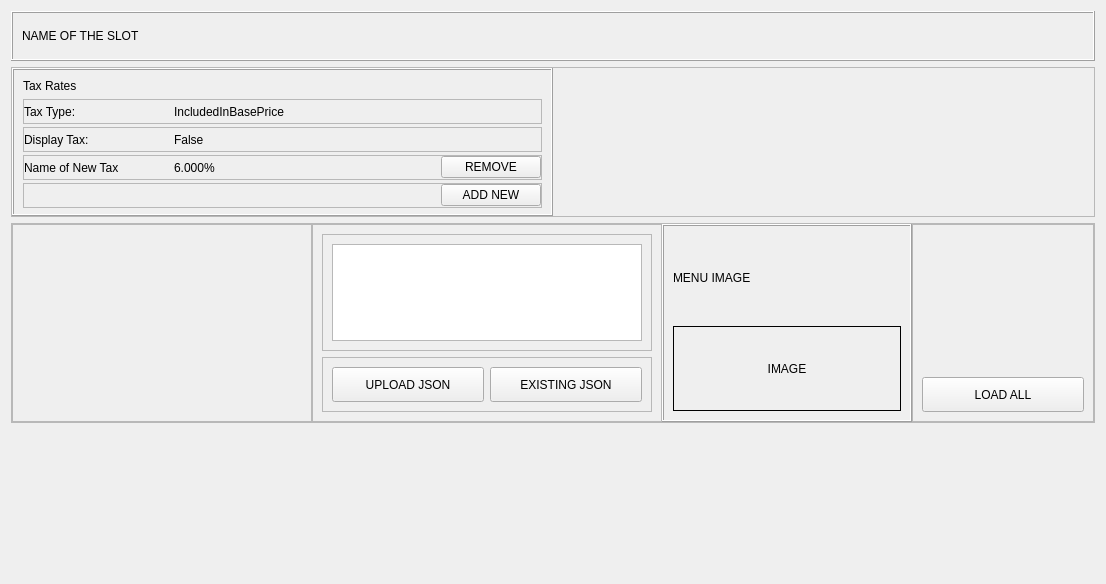
      <widget class="QWidget" name="slot4">
       <attribute name="title">
        <string>Página</string>
       </attribute>
       <layout class="QVBoxLayout" name="verticalLayout_5">
        <item>
         <widget class="QFrame" name="frameHeader_4">
          <property name="minimumSize">
           <size>
            <width>0</width>
            <height>50</height>
           </size>
          </property>
          <property name="maximumSize">
           <size>
            <width>16777215</width>
            <height>50</height>
           </size>
          </property>
          <property name="styleSheet">
           <string notr="true"/>
          </property>
          <property name="frameShape">
           <enum>QFrame::Box</enum>
          </property>
          <property name="frameShadow">
           <enum>QFrame::Raised</enum>
          </property>
          <layout class="QHBoxLayout" name="horizontalLayout_61">
           <item>
            <widget class="QLabel" name="nameOfSlot_4">
             <property name="text">
              <string>NAME OF THE SLOT</string>
             </property>
            </widget>
           </item>
           <item>
            <spacer name="horizontalSpacer_20">
             <property name="orientation">
              <enum>Qt::Horizontal</enum>
             </property>
             <property name="sizeHint" stdset="0">
              <size>
               <width>944</width>
               <height>20</height>
              </size>
             </property>
            </spacer>
           </item>
          </layout>
         </widget>
        </item>
        <item>
         <widget class="QFrame" name="frameMainTax_4">
          <property name="minimumSize">
           <size>
            <width>0</width>
            <height>150</height>
           </size>
          </property>
          <property name="maximumSize">
           <size>
            <width>16777215</width>
            <height>150</height>
           </size>
          </property>
          <property name="frameShape">
           <enum>QFrame::StyledPanel</enum>
          </property>
          <property name="frameShadow">
           <enum>QFrame::Raised</enum>
          </property>
          <layout class="QHBoxLayout" name="horizontalLayout_56">
           <property name="spacing">
            <number>0</number>
           </property>
           <property name="leftMargin">
            <number>0</number>
           </property>
           <property name="topMargin">
            <number>0</number>
           </property>
           <property name="rightMargin">
            <number>0</number>
           </property>
           <property name="bottomMargin">
            <number>0</number>
           </property>
           <item>
            <widget class="QFrame" name="frameTax_4">
             <property name="minimumSize">
              <size>
               <width>300</width>
               <height>0</height>
              </size>
             </property>
             <property name="maximumSize">
              <size>
               <width>16777215</width>
               <height>150</height>
              </size>
             </property>
             <property name="contextMenuPolicy">
              <enum>Qt::DefaultContextMenu</enum>
             </property>
             <property name="frameShape">
              <enum>QFrame::Box</enum>
             </property>
             <property name="frameShadow">
              <enum>QFrame::Raised</enum>
             </property>
             <layout class="QVBoxLayout" name="verticalLayout_23">
              <item>
               <widget class="QLabel" name="labelTaxFrame_4">
                <property name="text">
                 <string>Tax Rates</string>
                </property>
               </widget>
              </item>
              <item>
               <widget class="QFrame" name="frameTaxType_4">
                <property name="minimumSize">
                 <size>
                  <width>0</width>
                  <height>25</height>
                 </size>
                </property>
                <property name="frameShape">
                 <enum>QFrame::StyledPanel</enum>
                </property>
                <property name="frameShadow">
                 <enum>QFrame::Raised</enum>
                </property>
                <layout class="QHBoxLayout" name="horizontalLayout_57">
                 <property name="spacing">
                  <number>0</number>
                 </property>
                 <property name="leftMargin">
                  <number>0</number>
                 </property>
                 <property name="topMargin">
                  <number>0</number>
                 </property>
                 <property name="rightMargin">
                  <number>0</number>
                 </property>
                 <property name="bottomMargin">
                  <number>0</number>
                 </property>
                 <item>
                  <widget class="QLabel" name="labelTaxType_4">
                   <property name="minimumSize">
                    <size>
                     <width>150</width>
                     <height>0</height>
                    </size>
                   </property>
                   <property name="maximumSize">
                    <size>
                     <width>150</width>
                     <height>16777215</height>
                    </size>
                   </property>
                   <property name="text">
                    <string>Tax Type:</string>
                   </property>
                  </widget>
                 </item>
                 <item>
                  <widget class="QLabel" name="labelTaxIncluded_4">
                   <property name="text">
                    <string>IncludedInBasePrice</string>
                   </property>
                  </widget>
                 </item>
                </layout>
               </widget>
              </item>
              <item>
               <widget class="QFrame" name="frameDisplayTax_4">
                <property name="minimumSize">
                 <size>
                  <width>0</width>
                  <height>25</height>
                 </size>
                </property>
                <property name="frameShape">
                 <enum>QFrame::StyledPanel</enum>
                </property>
                <property name="frameShadow">
                 <enum>QFrame::Raised</enum>
                </property>
                <layout class="QHBoxLayout" name="horizontalLayout_58">
                 <property name="spacing">
                  <number>0</number>
                 </property>
                 <property name="leftMargin">
                  <number>0</number>
                 </property>
                 <property name="topMargin">
                  <number>0</number>
                 </property>
                 <property name="rightMargin">
                  <number>0</number>
                 </property>
                 <property name="bottomMargin">
                  <number>0</number>
                 </property>
                 <item>
                  <widget class="QLabel" name="labelDisplayTax_4">
                   <property name="minimumSize">
                    <size>
                     <width>150</width>
                     <height>0</height>
                    </size>
                   </property>
                   <property name="maximumSize">
                    <size>
                     <width>150</width>
                     <height>16777215</height>
                    </size>
                   </property>
                   <property name="text">
                    <string>Display Tax:</string>
                   </property>
                  </widget>
                 </item>
                 <item>
                  <widget class="QLabel" name="labelTrueFalseTax_4">
                   <property name="text">
                    <string>False</string>
                   </property>
                  </widget>
                 </item>
                </layout>
               </widget>
              </item>
              <item>
               <widget class="QFrame" name="frameNameNewTax_4">
                <property name="minimumSize">
                 <size>
                  <width>0</width>
                  <height>25</height>
                 </size>
                </property>
                <property name="frameShape">
                 <enum>QFrame::StyledPanel</enum>
                </property>
                <property name="frameShadow">
                 <enum>QFrame::Raised</enum>
                </property>
                <layout class="QHBoxLayout" name="horizontalLayout_59">
                 <property name="spacing">
                  <number>0</number>
                 </property>
                 <property name="leftMargin">
                  <number>0</number>
                 </property>
                 <property name="topMargin">
                  <number>0</number>
                 </property>
                 <property name="rightMargin">
                  <number>0</number>
                 </property>
                 <property name="bottomMargin">
                  <number>0</number>
                 </property>
                 <item>
                  <widget class="QLabel" name="labelNewTax_4">
                   <property name="minimumSize">
                    <size>
                     <width>150</width>
                     <height>0</height>
                    </size>
                   </property>
                   <property name="maximumSize">
                    <size>
                     <width>150</width>
                     <height>16777215</height>
                    </size>
                   </property>
                   <property name="text">
                    <string>Name of New Tax</string>
                   </property>
                  </widget>
                 </item>
                 <item>
                  <widget class="QLabel" name="labelPercentageNewTax_4">
                   <property name="minimumSize">
                    <size>
                     <width>100</width>
                     <height>0</height>
                    </size>
                   </property>
                   <property name="maximumSize">
                    <size>
                     <width>100</width>
                     <height>16777215</height>
                    </size>
                   </property>
                   <property name="text">
                    <string>6.000%</string>
                   </property>
                  </widget>
                 </item>
                 <item>
                  <spacer name="horizontalSpacer_17">
                   <property name="orientation">
                    <enum>Qt::Horizontal</enum>
                   </property>
                   <property name="sizeHint" stdset="0">
                    <size>
                     <width>163</width>
                     <height>20</height>
                    </size>
                   </property>
                  </spacer>
                 </item>
                 <item>
                  <widget class="QPushButton" name="buttonRemoveTax_4">
                   <property name="minimumSize">
                    <size>
                     <width>100</width>
                     <height>0</height>
                    </size>
                   </property>
                   <property name="maximumSize">
                    <size>
                     <width>100</width>
                     <height>16777215</height>
                    </size>
                   </property>
                   <property name="text">
                    <string>REMOVE</string>
                   </property>
                  </widget>
                 </item>
                </layout>
               </widget>
              </item>
              <item>
               <widget class="QFrame" name="frameButtonAddTax_4">
                <property name="minimumSize">
                 <size>
                  <width>0</width>
                  <height>25</height>
                 </size>
                </property>
                <property name="frameShape">
                 <enum>QFrame::StyledPanel</enum>
                </property>
                <property name="frameShadow">
                 <enum>QFrame::Raised</enum>
                </property>
                <layout class="QHBoxLayout" name="horizontalLayout_60">
                 <property name="spacing">
                  <number>0</number>
                 </property>
                 <property name="leftMargin">
                  <number>0</number>
                 </property>
                 <property name="topMargin">
                  <number>0</number>
                 </property>
                 <property name="rightMargin">
                  <number>0</number>
                 </property>
                 <property name="bottomMargin">
                  <number>0</number>
                 </property>
                 <item>
                  <spacer name="horizontalSpacer_18">
                   <property name="orientation">
                    <enum>Qt::Horizontal</enum>
                   </property>
                   <property name="sizeHint" stdset="0">
                    <size>
                     <width>40</width>
                     <height>20</height>
                    </size>
                   </property>
                  </spacer>
                 </item>
                 <item alignment="Qt::AlignRight|Qt::AlignVCenter">
                  <widget class="QPushButton" name="buttonAddTax_4">
                   <property name="minimumSize">
                    <size>
                     <width>100</width>
                     <height>0</height>
                    </size>
                   </property>
                   <property name="maximumSize">
                    <size>
                     <width>100</width>
                     <height>16777215</height>
                    </size>
                   </property>
                   <property name="text">
                    <string>ADD NEW</string>
                   </property>
                  </widget>
                 </item>
                </layout>
               </widget>
              </item>
             </layout>
            </widget>
           </item>
           <item>
            <spacer name="horizontalSpacer_19">
             <property name="orientation">
              <enum>Qt::Horizontal</enum>
             </property>
             <property name="sizeHint" stdset="0">
              <size>
               <width>536</width>
               <height>20</height>
              </size>
             </property>
            </spacer>
           </item>
          </layout>
         </widget>
        </item>
        <item>
         <widget class="QFrame" name="frameJsonOptions_4">
          <property name="sizePolicy">
           <sizepolicy hsizetype="Preferred" vsizetype="Fixed">
            <horstretch>0</horstretch>
            <verstretch>0</verstretch>
           </sizepolicy>
          </property>
          <property name="minimumSize">
           <size>
            <width>0</width>
            <height>50</height>
           </size>
          </property>
          <property name="maximumSize">
           <size>
            <width>16777215</width>
            <height>200</height>
           </size>
          </property>
          <property name="frameShape">
           <enum>QFrame::StyledPanel</enum>
          </property>
          <property name="frameShadow">
           <enum>QFrame::Raised</enum>
          </property>
          <layout class="QHBoxLayout" name="horizontalLayout_52">
           <property name="spacing">
            <number>0</number>
           </property>
           <property name="leftMargin">
            <number>0</number>
           </property>
           <property name="topMargin">
            <number>0</number>
           </property>
           <property name="rightMargin">
            <number>0</number>
           </property>
           <property name="bottomMargin">
            <number>0</number>
           </property>
           <item>
            <widget class="QFrame" name="frameDropFiles_4">
             <property name="sizePolicy">
              <sizepolicy hsizetype="Fixed" vsizetype="Preferred">
               <horstretch>0</horstretch>
               <verstretch>0</verstretch>
              </sizepolicy>
             </property>
             <property name="minimumSize">
              <size>
               <width>300</width>
               <height>0</height>
              </size>
             </property>
             <property name="frameShape">
              <enum>QFrame::StyledPanel</enum>
             </property>
             <property name="frameShadow">
              <enum>QFrame::Raised</enum>
             </property>
             <layout class="QHBoxLayout" name="horizontalLayout_53"/>
            </widget>
           </item>
           <item>
            <widget class="QFrame" name="framePasteJson_4">
             <property name="minimumSize">
              <size>
               <width>350</width>
               <height>0</height>
              </size>
             </property>
             <property name="frameShape">
              <enum>QFrame::StyledPanel</enum>
             </property>
             <property name="frameShadow">
              <enum>QFrame::Raised</enum>
             </property>
             <layout class="QVBoxLayout" name="verticalLayout_20">
              <item>
               <widget class="QFrame" name="frameJson_4">
                <property name="frameShape">
                 <enum>QFrame::StyledPanel</enum>
                </property>
                <property name="frameShadow">
                 <enum>QFrame::Raised</enum>
                </property>
                <layout class="QHBoxLayout" name="horizontalLayout_54">
                 <item>
                  <widget class="QPlainTextEdit" name="boxJsonLoader_4">
                   <property name="sizePolicy">
                    <sizepolicy hsizetype="Preferred" vsizetype="Preferred">
                     <horstretch>0</horstretch>
                     <verstretch>0</verstretch>
                    </sizepolicy>
                   </property>
                   <property name="autoFillBackground">
                    <bool>true</bool>
                   </property>
                   <property name="styleSheet">
                    <string notr="true"/>
                   </property>
                  </widget>
                 </item>
                </layout>
               </widget>
              </item>
              <item>
               <widget class="QFrame" name="frameUploadExisting_4">
                <property name="frameShape">
                 <enum>QFrame::StyledPanel</enum>
                </property>
                <property name="frameShadow">
                 <enum>QFrame::Raised</enum>
                </property>
                <layout class="QHBoxLayout" name="horizontalLayout_55">
                 <item>
                  <widget class="QPushButton" name="buttonUploadJson_4">
                   <property name="sizePolicy">
                    <sizepolicy hsizetype="Minimum" vsizetype="Preferred">
                     <horstretch>0</horstretch>
                     <verstretch>0</verstretch>
                    </sizepolicy>
                   </property>
                   <property name="text">
                    <string>UPLOAD JSON</string>
                   </property>
                  </widget>
                 </item>
                 <item>
                  <widget class="QPushButton" name="buttonExistingJson_4">
                   <property name="minimumSize">
                    <size>
                     <width>0</width>
                     <height>35</height>
                    </size>
                   </property>
                   <property name="text">
                    <string>EXISTING JSON</string>
                   </property>
                  </widget>
                 </item>
                </layout>
               </widget>
              </item>
             </layout>
            </widget>
           </item>
           <item>
            <widget class="QFrame" name="frameMenuImage_4">
             <property name="minimumSize">
              <size>
               <width>250</width>
               <height>0</height>
              </size>
             </property>
             <property name="sizeIncrement">
              <size>
               <width>0</width>
               <height>0</height>
              </size>
             </property>
             <property name="styleSheet">
              <string notr="true"/>
             </property>
             <property name="frameShape">
              <enum>QFrame::Box</enum>
             </property>
             <property name="frameShadow">
              <enum>QFrame::Raised</enum>
             </property>
             <layout class="QVBoxLayout" name="verticalLayout_21">
              <item>
               <widget class="QLabel" name="LabelMenuImage_4">
                <property name="text">
                 <string>MENU IMAGE</string>
                </property>
               </widget>
              </item>
              <item>
               <widget class="QLabel" name="menuImage_4">
                <property name="frameShape">
                 <enum>QFrame::Box</enum>
                </property>
                <property name="text">
                 <string>IMAGE</string>
                </property>
                <property name="alignment">
                 <set>Qt::AlignCenter</set>
                </property>
               </widget>
              </item>
             </layout>
            </widget>
           </item>
           <item>
            <widget class="QFrame" name="frameLoadAll_4">
             <property name="frameShape">
              <enum>QFrame::StyledPanel</enum>
             </property>
             <property name="frameShadow">
              <enum>QFrame::Raised</enum>
             </property>
             <layout class="QVBoxLayout" name="verticalLayout_22">
              <item>
               <spacer name="verticalSpacer_7">
                <property name="orientation">
                 <enum>Qt::Vertical</enum>
                </property>
                <property name="sizeHint" stdset="0">
                 <size>
                  <width>20</width>
                  <height>134</height>
                 </size>
                </property>
               </spacer>
              </item>
              <item>
               <widget class="QPushButton" name="buttonLoadAll_4">
                <property name="minimumSize">
                 <size>
                  <width>0</width>
                  <height>35</height>
                 </size>
                </property>
                <property name="text">
                 <string>LOAD ALL</string>
                </property>
               </widget>
              </item>
             </layout>
            </widget>
           </item>
          </layout>
         </widget>
        </item>
        <item>
         <spacer name="verticalSpacer_8">
          <property name="orientation">
           <enum>Qt::Vertical</enum>
          </property>
          <property name="sizeHint" stdset="0">
           <size>
            <width>20</width>
            <height>150</height>
           </size>
          </property>
         </spacer>
        </item>
       </layout>
      </widget>
